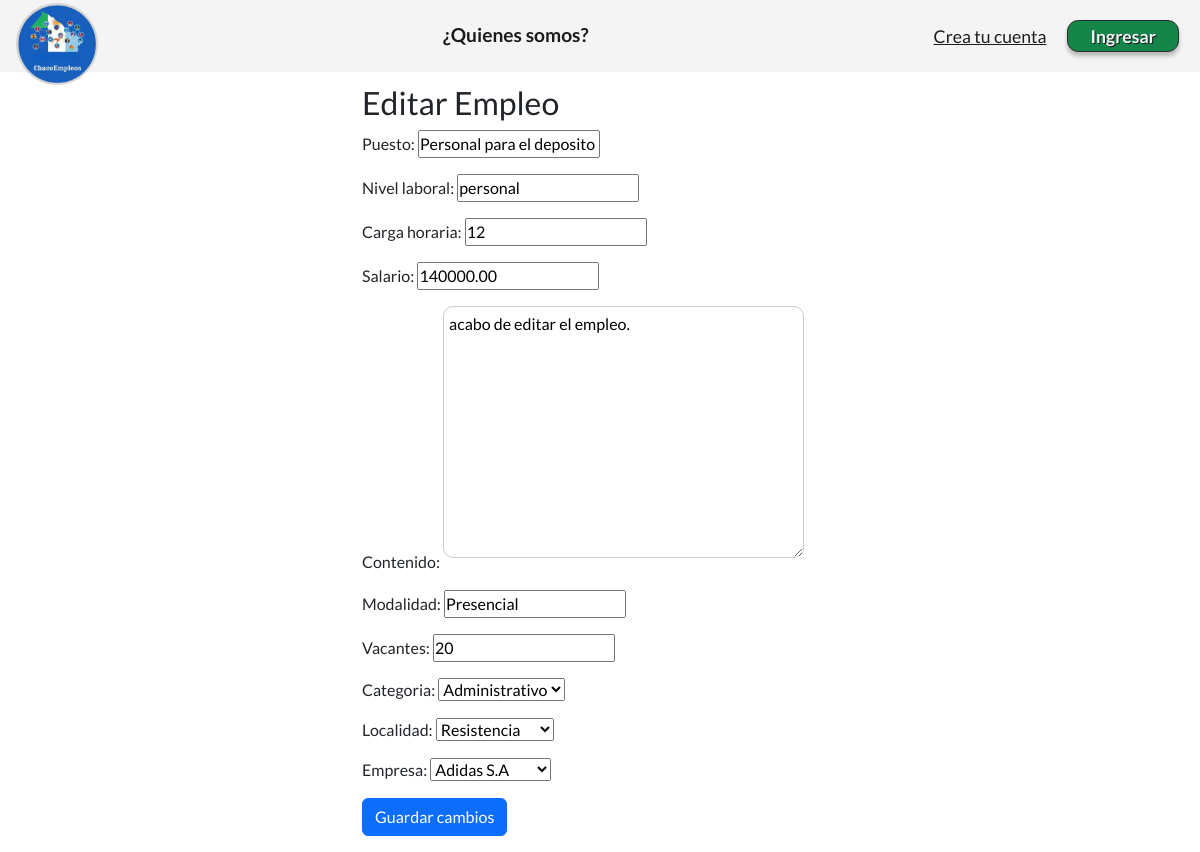
/empleos/editar_empleo/8/, run on the app's committed database.
### apps/empleos/models.py (models this page shows, shortened)
class Empleo(models.Model):
    puesto = models.CharField(max_length=40,null=False)
    empresa = models.ForeignKey(Empresa, on_delete=models.CASCADE)
    contenido = models.TextField()
    localidad = models.ForeignKey(Localidad,on_delete=models.CASCADE)
    salario = models.DecimalField(max_digits=10,decimal_places=2)
    nivel_laboral = models.CharField(max_length=20)
    carga_horaria = models.IntegerField()
    fecha_publicacion = models.DateTimeField(default=timezone.now)
    modalidad = models.CharField(max_length=20)
    vacantes = models.IntegerField()
    categoria = models.ForeignKey(Categorias,on_delete=models.CASCADE)
    class Meta:
        ordering = ('-fecha_publicacion',)

### apps/empleos/views.py (the view)
# urls.py: path('editar_empleo/<int:pk>/', EditarEmpleo.as_view(), name='editar_empleo' ),
class EditarEmpleo(UpdateView, LoginRequiredMixin):
    model = Empleo
    form_class = EmpleoForm
    template_name = 'empleos/editar_empleos.html'
    success_url = reverse_lazy('apps.empleos:mis_empleos')

### apps/empleos/forms.py
class EmpleoForm(forms.ModelForm):
    class Meta:
        model = Empleo
        fields = ['puesto', 'nivel_laboral', 'carga_horaria', 'salario',
                  'contenido', 'modalidad', 'vacantes', 'categoria', 'localidad', 'empresa']

### apps/empleos/models.py (called while the page is built)
    def __str__(self) -> str:
        return self.nombre

    def __str__(self) -> str:
        return self.nombre

    def __str__(self):
        return self.nombre

### templates/empleos/editar_empleos.html (shortened to what this page needs)
{% extends 'base.html' %}
{% load static %}
{% block contenido %}
    <div class="container">
        <h2>Editar Empleo</h2>
        <form enctype="multipart/form-data" method="post">{% csrf_token %}
            {{ form.as_p }}
            <button type="submit" class="btn btn-primary mb-3">Guardar cambios</button>
        </form>
    </div>
{% endblock %}

### static/css/estilos.css (style rules this page uses)
* { padding: 0; margin: 0; box-sizing: border-box; font-family: 'Lato', sans-serif; font-size: 16px; }
.container { max-width: 500px; margin-left: auto; margin-right: auto; }
.form_empleo input,textarea { border: 1px solid #ccc; border-radius: 10px; padding: 5px; margin-bottom: 10px; }

### data on the page
Empleo: puesto "Personal para el deposito", nivel_laboral "personal", carga_horaria "12", salario "140000.00", contenido "acabo de editar el empleo.", modalidad "Presencial", vacantes "20", categoria "Administrativo", localidad "Resistencia", empresa "Adidas S.A"
